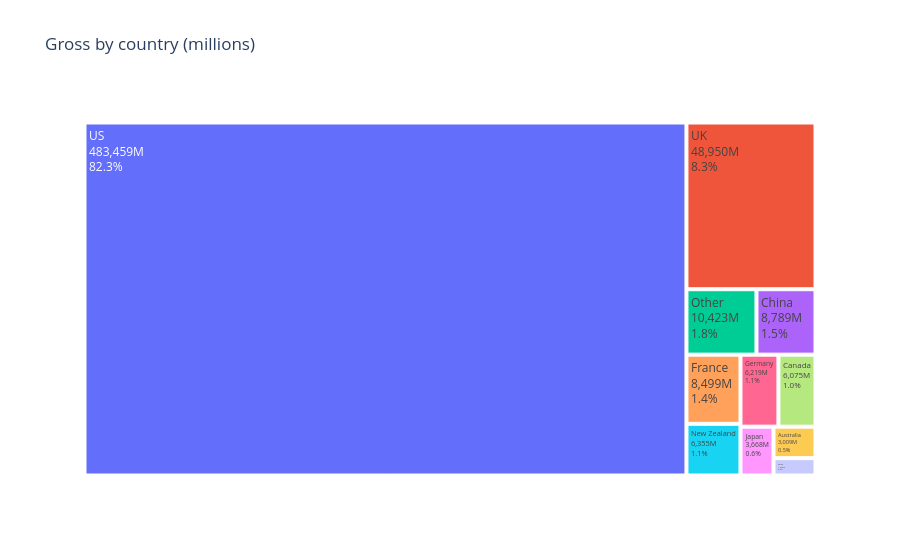

This figure's notebook cell:
### Code cell
fig = px.treemap(tm, path=['country'], values='gross', title='Gross by country (millions)')
fig.update_traces(texttemplate='%{label}<br>%{value:,.0f}M<br>%{percentRoot:.1%}')
fig.show()

### Figure 1 — Plotly figure (JSON) as saved in the notebook; plotly's stock layout.template omitted (floating-point values rounded to 4 significant figures)
{"data": [{"branchvalues": "total", "domain": {"x": [0, 1], "y": [0, 1]}, "hovertemplate": "labels=%{label}<br>gross=%{value}<br>parent=%{parent}<br>id=%{id}<extra></extra>", "ids": ["US", "UK", "China", "France", "New Zealand", "Germany", "Canada", "Japan", "Australia", "Spain", "Other"], "labels": ["US", "UK", "China", "France", "New Zealand", "Germany", "Canada", "Japan", "Australia", "Spain", "Other"], "name": "", "parents": ["", "", "", "", "", "", "", "", "", "", ""], "texttemplate": "%{label}<br>%{value:,.0f}M<br>%{percentRoot:.1%}", "type": "treemap", "values": [483500.0, 48950.0, 8789.0, 8499.0, 6355.0, 6219.0, 6075.0, 3668.0, 3009.0, 1659.0, 10420.0]}], "layout": {"legend": {"tracegroupgap": 0}, "title": {"text": "Gross by country (millions)"}}}
